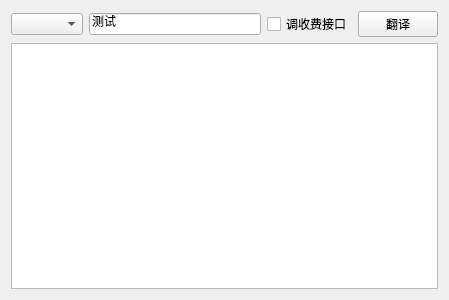
<?xml version="1.0" encoding="UTF-8"?>
<ui version="4.0">
 <class>form_main</class>
 <widget class="QWidget" name="form_main">
  <property name="geometry">
   <rect>
    <x>0</x>
    <y>0</y>
    <width>449</width>
    <height>300</height>
   </rect>
  </property>
  <property name="windowTitle">
   <string>有道字典Python版</string>
  </property>
  <layout class="QGridLayout" name="gridLayout">
   <property name="sizeConstraint">
    <enum>QLayout::SetDefaultConstraint</enum>
   </property>
   <item row="0" column="0">
    <widget class="QComboBox" name="cb_from_to"/>
   </item>
   <item row="0" column="1">
    <widget class="QLineEdit" name="le_word">
     <property name="text">
      <string>测试</string>
     </property>
    </widget>
   </item>
   <item row="0" column="3">
    <widget class="QPushButton" name="pb_translate">
     <property name="text">
      <string>翻译</string>
     </property>
    </widget>
   </item>
   <item row="0" column="2">
    <widget class="QCheckBox" name="chkB_detail">
     <property name="toolTip">
      <string extracomment="使用个人申请的APPKEY调有道收费查询接口"/>
     </property>
     <property name="text">
      <string>调收费接口</string>
     </property>
     <property name="checked">
      <bool>false</bool>
     </property>
    </widget>
   </item>
   <item row="1" column="0" colspan="4">
    <widget class="QTextBrowser" name="tb_result">
     <property name="openExternalLinks">
      <bool>false</bool>
     </property>
     <property name="openLinks">
      <bool>false</bool>
     </property>
    </widget>
   </item>
  </layout>
 </widget>
 <resources/>
 <connections/>
</ui>
